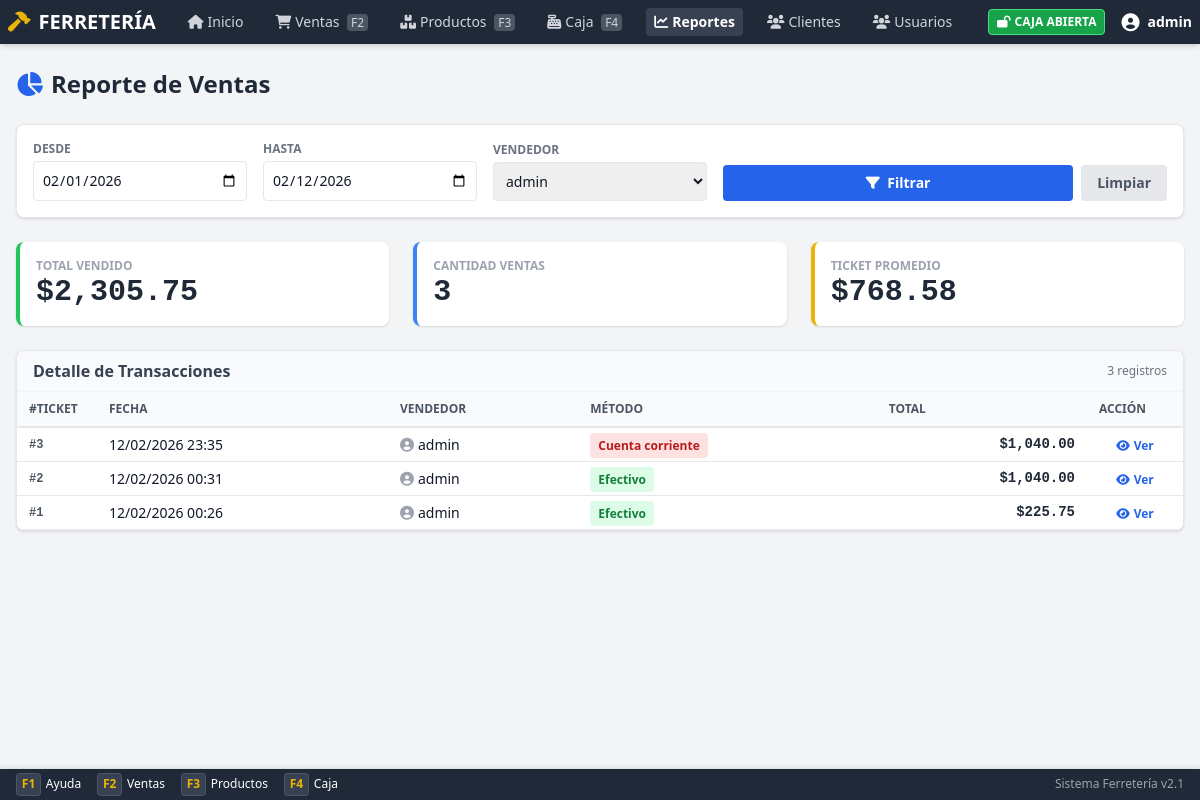
/public/reports.php?usuario_id=1 (signed in), run on the app's committed database.
### tables this page shows
CREATE TABLE `ventas` (
  `id` int(11) NOT NULL,
  `usuario_id` int(11) NOT NULL,
  `cliente_id` int(11) DEFAULT NULL,
  `total` decimal(10,2) NOT NULL DEFAULT 0.00,
  `subtotal` decimal(10,2) DEFAULT 0.00,
  `descuento_porcentaje` decimal(5,2) DEFAULT 0.00,
  `descuento_monto` decimal(10,2) DEFAULT 0.00,
  `monto_pagado` decimal(10,2) DEFAULT 0.00,
  `cambio` decimal(10,2) DEFAULT 0.00,
  `metodo_pago` enum('efectivo','tarjeta_debito','tarjeta_credito','transferencia','cuenta_corriente','otro') DEFAULT 'efectivo',
  `metodo_pago_secundario` varchar(50) DEFAULT NULL,
  `monto_pago_secundario` decimal(10,2) DEFAULT 0.00,
  `estado` enum('completada','pendiente','cancelada') DEFAULT 'completada',
  `notas` text DEFAULT NULL,
  `fecha` timestamp NOT NULL DEFAULT current_timestamp(),
  `created_at` timestamp NOT NULL DEFAULT current_timestamp(),
  `updated_at` timestamp NOT NULL DEFAULT current_timestamp() ON UPDATE current_timestamp()
);

CREATE TABLE `usuarios` (
  `id` int(11) NOT NULL,
  `username` varchar(50) NOT NULL,
  `password` varchar(255) NOT NULL,
  `nombre` varchar(100) NOT NULL,
  `email` varchar(100) DEFAULT NULL,
  `rol` enum('admin','vendedor','cajero') NOT NULL DEFAULT 'vendedor',
  `role_id` int(11) DEFAULT NULL,
  `activo` tinyint(1) DEFAULT 1,
  `is_active` tinyint(1) DEFAULT 1,
  `last_login` timestamp NULL DEFAULT NULL,
  `failed_attempts` int(11) DEFAULT 0,
  `last_failed_login` timestamp NULL DEFAULT NULL,
  `created_at` timestamp NOT NULL DEFAULT current_timestamp(),
  `updated_at` timestamp NOT NULL DEFAULT current_timestamp() ON UPDATE current_timestamp()
);

### app/Core/Database.php (called while the page is built, shortened)
<?php
class Database
{
    private static $instance = null;
    private $pdo;
    private function __construct()
    {
        try {
            $dsn = sprintf(
                "mysql:host=%s;dbname=%s;charset=%s",
                DB_HOST,
                DB_NAME,
                DB_CHARSET
            );
            $options = [
                PDO::ATTR_ERRMODE => PDO::ERRMODE_EXCEPTION,
                PDO::ATTR_DEFAULT_FETCH_MODE => PDO::FETCH_ASSOC,
                PDO::ATTR_EMULATE_PREPARES => false,
                PDO::MYSQL_ATTR_INIT_COMMAND => "SET NAMES " . DB_CHARSET
            ];
            $this->pdo = new PDO($dsn, DB_USER, DB_PASS, $options);
        } catch (PDOException $e) {
            Logger::error('Database connection failed', [
                'error' => $e->getMessage()
            ]);
            die('Error de conexión a la base de datos. Por favor contacte al administrador.');
        }
    }
    public static function getInstance()
    {
        if (self::$instance === null) {
            self::$instance = new self();
        }
        return self::$instance;
    }
    public function query($sql, $params = [])
    {
        try {
            $stmt = $this->pdo->prepare($sql);
            $stmt->execute($params);
            return $stmt;
        } catch (PDOException $e) {
            Logger::error('Database query failed', [
                'sql' => $sql,
                'error' => $e->getMessage()
            ]);
            throw $e;
        }
    }
    public function fetchAll($sql, $params = [])
    {
        $stmt = $this->query($sql, $params);
        return $stmt->fetchAll();
    }
}

### public/reports.php (the view, shortened to what this page needs)
<?php
$db = Database::getInstance();
$fecha_inicio = $_GET['fecha_inicio'] ?? date('Y-m-01');
$fecha_fin = $_GET['fecha_fin'] ?? date('Y-m-d');
$usuario_id = isset($_GET['usuario_id']) && $_GET['usuario_id'] !== '' ? intval($_GET['usuario_id']) : null;
$sql = "SELECT v.*, u.username as vendedor
        FROM ventas v
        LEFT JOIN usuarios u ON v.usuario_id = u.id
        WHERE DATE(v.fecha) BETWEEN ? AND ?";
$params = [$fecha_inicio, $fecha_fin];
if ($usuario_id) {
    $sql .= " AND v.usuario_id = ?";
    $params[] = $usuario_id;
}
$sql .= " ORDER BY v.fecha DESC";
$ventas = $db->fetchAll($sql, $params);
$total_ventas = 0;
foreach ($ventas as $v) $total_ventas += $v['total'];
$usuarios = $db->fetchAll("SELECT id, username FROM usuarios ORDER BY username");
?>
<!DOCTYPE html>
<html lang="es">
<head>
    <script src="assets/js/tailwindcss.js"></script>
    <link href="assets/css/fontawesome.min.css" rel="stylesheet">
</head>
<body class="bg-gray-100 flex flex-col min-h-screen pb-10">
    <?php include __DIR__ . '/../includes/nav.php'; ?>
    <div class="max-w-7xl mx-auto px-4 py-6 w-full flex-1">
        <div class="flex justify-between items-center mb-6">
            <h1 class="text-2xl font-bold text-gray-800"><i class="fas fa-chart-pie mr-2 text-blue-600"></i>Reporte de Ventas</h1>
        </div>
        <div class="bg-white rounded-lg shadow p-4 mb-6 border border-gray-200">
            <form class="grid grid-cols-1 md:grid-cols-5 gap-4 items-end">
                <div>
                    <label class="block text-xs font-bold text-gray-500 uppercase mb-1">Desde</label>
                    <input type="date" name="fecha_inicio" value="<?php echo $fecha_inicio; ?>" class="w-full border p-2 rounded text-sm">
                </div>
                <div>
                    <label class="block text-xs font-bold text-gray-500 uppercase mb-1">Hasta</label>
                    <input type="date" name="fecha_fin" value="<?php echo $fecha_fin; ?>" class="w-full border p-2 rounded text-sm">
                </div>
                <div>
                    <label class="block text-xs font-bold text-gray-500 uppercase mb-1">Vendedor</label>
                    <select name="usuario_id" class="w-full border p-2 rounded text-sm">
                        <?php foreach ($usuarios as $u): ?>
                            <option value="<?php echo $u['id']; ?>" <?php echo $usuario_id == $u['id'] ? 'selected' : ''; ?>>
                                <?php echo htmlspecialchars($u['username']); ?>
                            </option>
                        <?php endforeach; ?>
                    </select>
                </div>
                <div class="md:col-span-2 flex gap-2">
                    <button type="submit" class="bg-blue-600 text-white px-4 py-2 rounded text-sm font-bold hover:bg-blue-700 w-full">
                        <i class="fas fa-filter mr-1"></i> Filtrar
                    </button>
                     <a href="reports.php" class="bg-gray-200 text-gray-600 px-4 py-2 rounded text-sm font-bold hover:bg-gray-300 text-center">
                        Limpiar
                    </a>
                </div>
            </form>
        </div>
        <div class="grid grid-cols-1 md:grid-cols-3 gap-6 mb-6">
            <div class="bg-white p-4 rounded-lg shadow border-l-4 border-green-500">
                <p class="text-xs font-bold text-gray-400 uppercase">Total Vendido</p>
                <p class="text-3xl font-bold text-gray-800 font-mono-num">$<?php echo number_format($total_ventas, 2); ?></p>
            </div>
            <div class="bg-white p-4 rounded-lg shadow border-l-4 border-blue-500">
                <p class="text-xs font-bold text-gray-400 uppercase">Cantidad Ventas</p>
                <p class="text-3xl font-bold text-gray-800 font-mono-num"><?php echo count($ventas); ?></p>
            </div>
             <div class="bg-white p-4 rounded-lg shadow border-l-4 border-yellow-500">
                <p class="text-xs font-bold text-gray-400 uppercase">Ticket Promedio</p>
                <p class="text-3xl font-bold text-gray-800 font-mono-num">
                    $<?php echo count($ventas) > 0 ? number_format($total_ventas / count($ventas), 2) : '0.00'; ?>
                </p>
            </div>
        </div>
        <div class="bg-white rounded-lg shadow border border-gray-200 overflow-hidden">
            <div class="bg-gray-50 px-4 py-2 border-b border-gray-100 flex justify-between items-center">
                <h3 class="font-bold text-gray-700">Detalle de Transacciones</h3>
                <span class="text-xs text-gray-500"><?php echo count($ventas); ?> registros</span>
            </div>
            <div class="overflow-x-auto">
                <table class="dense-table">
                    <thead>
                        <tr>
                            <th class="w-20">#Ticket</th>
                            <th>Fecha</th>
                            <th>Vendedor</th>
                            <th>Método</th>
                            <th class="text-right">Total</th>
                            <th class="text-center w-24">Acción</th>
                        </tr>
                    </thead>
                    <tbody>
                        <?php foreach ($ventas as $v): ?>
                            <tr class="hover:bg-gray-50 transition">
                                <td class="font-mono-num text-xs font-bold text-gray-600">#<?php echo $v['id']; ?></td>
                                <td class="text-sm"><?php echo date('d/m/Y H:i', strtotime($v['fecha'])); ?></td>
                                <td class="text-sm"><i class="fas fa-user-circle mr-1 text-gray-400"></i><?php echo htmlspecialchars($v['vendedor']); ?></td>
                                <td class="text-sm">
                                    <span class="px-2 py-1 rounded text-xs font-bold <?php echo $v['metodo_pago'] == 'cuenta_corriente' ? 'bg-red-100 text-red-700' : 'bg-green-100 text-green-700'; ?>">
                                        <?php echo ucfirst(str_replace('_', ' ', $v['metodo_pago'])); ?>
                                    </span>
                                </td>
                                <td class="text-right font-mono-num font-bold text-gray-800">$<?php echo number_format($v['total'], 2); ?></td>
                                <td class="text-center">
                                    <button onclick="viewTicket(<?php echo $v['id']; ?>)" class="text-blue-600 hover:text-blue-800 text-xs font-bold">
                                        <i class="fas fa-eye mr-1"></i>Ver
                                    </button>
                                </td>
                            </tr>
                        <?php endforeach; ?>
                    </tbody>
                </table>
            </div>
        </div>
    </div>
</body>
</html>

### public/assets/css/styles.css (style rules this page uses)
:root { --primary-color: #4f46e5; --secondary-color: #1f2937; --accent-color: #eab308; --bg-color: #f3f4f6; --text-color: #111827; }
body { background-color: var(--bg-color); color: var(--text-color); font-family: ui-sans-serif, system-ui, -apple-system, BlinkMacSystemFont, "Segoe UI", Roboto, "Helvetica Neue", Arial, sans-serif; }
.dense-table { width: 100%; border-collapse: collapse; font-size: 0.875rem; }
.dense-table th { background-color: #f9fafb; color: #4b5563; font-weight: 600; text-transform: uppercase; font-size: 0.75rem; padding: 0.5rem 0.75rem; border-bottom: 2px solid #e5e7eb; text-align: left; }
.dense-table td { padding: 0.375rem 0.75rem; border-bottom: 1px solid #e5e7eb; white-space: nowrap; }
.font-mono-num { font-family: ui-monospace, SFMono-Regular, Menlo, Monaco, Consolas, "Liberation Mono", "Courier New", monospace; font-variant-numeric: tabular-nums; }

### data on the page
ventas: id "3", fecha "12/02/2026 23:35", usuario.username "admin", metodo_pago "Cuenta corriente", total "1,040.00"
ventas: id "2", fecha "12/02/2026 00:31", usuario.username "admin", metodo_pago "Efectivo", total "1,040.00"
ventas: id "1", fecha "12/02/2026 00:26", usuario.username "admin", metodo_pago "Efectivo", total "225.75"

### other printed values
$_SESSION['username'] "admin"
$total_ventas "2,305.75"
count($ventas) "3"
$total_ventas / count($ventas) "768.58"
form field usuario_id "admin"
